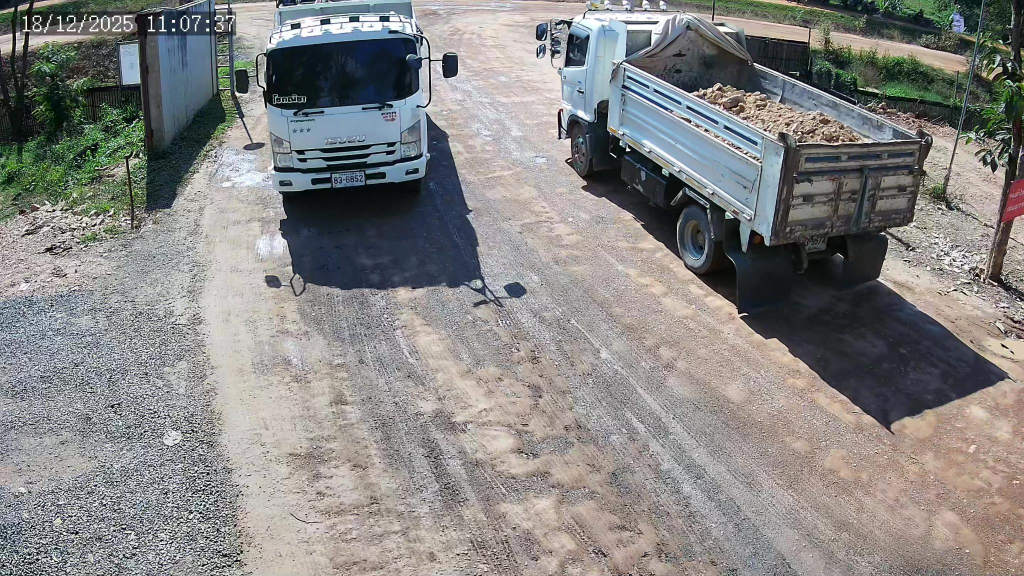
#> input picture data/D2_S20251218110644_E20251218111648_000055_jpg.rf.48bce0a48289831bd1b661f6f02f15df.jpg, 2048 x 1152 px (shown at 1/2 size)
$ python -i plate_enhance.py   (imports and definitions only)   (older library calls are emulated)
#> lines starting #> are read from the running program, lines starting #| are printed output that depends on the picture
#> further down, picture is the input picture: shape (1152, 2048, 3); mean B, G, R 131.5, 132.9, 133.7
"""Plate-image enhancement (vehicle mode only): sharpen/denoise before plate detection and enhance plate crop."""
import cv2
import numpy as np


def sharpen_and_denoise(image: np.ndarray, clahe_clip: float = 3.0, sharpen_amount: float = 0.5) -> np.ndarray:
#> called with clahe_clip = 3, sharpen_amount = 0.5
    if image is None or image.size == 0:
        return image

    lab = cv2.cvtColor(image, cv2.COLOR_BGR2LAB)
#> lab: shape (1152, 2048, 3); mean of channels 0, 1, 2 138.7, 128.3, 128.8
    lightness, channel_a, channel_b = cv2.split(lab)
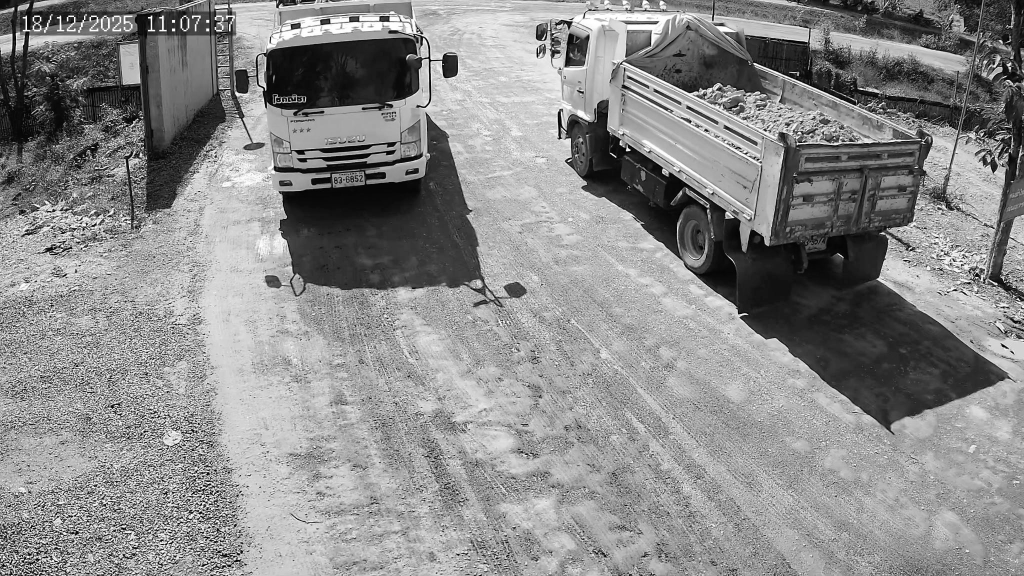
#> lightness: shape (1152, 2048) (shown at 1/2 size); min 0, max 255, mean 138.7
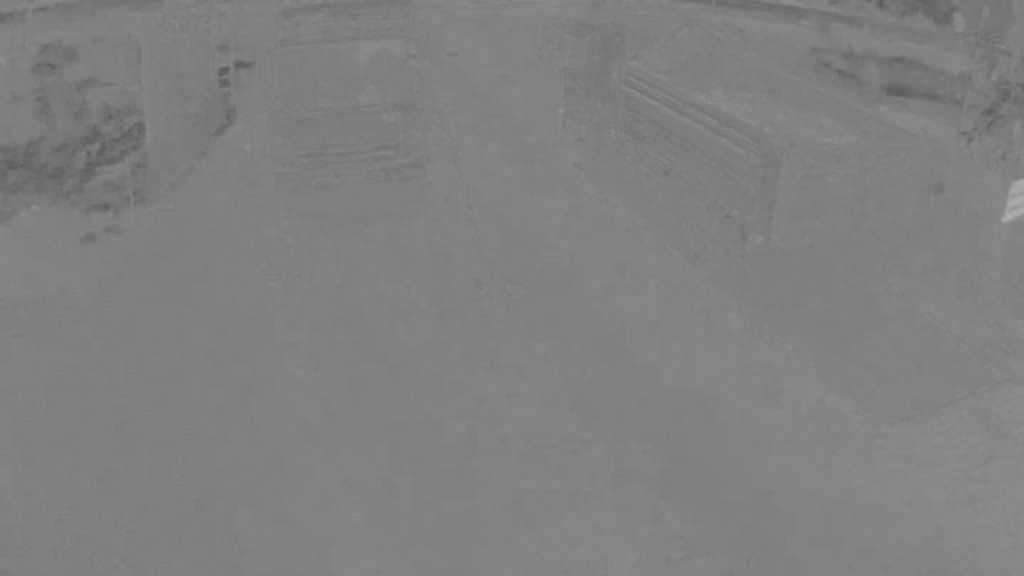
#> channel_a: shape (1152, 2048) (shown at 1/2 size); min 89, max 176, mean 128.3
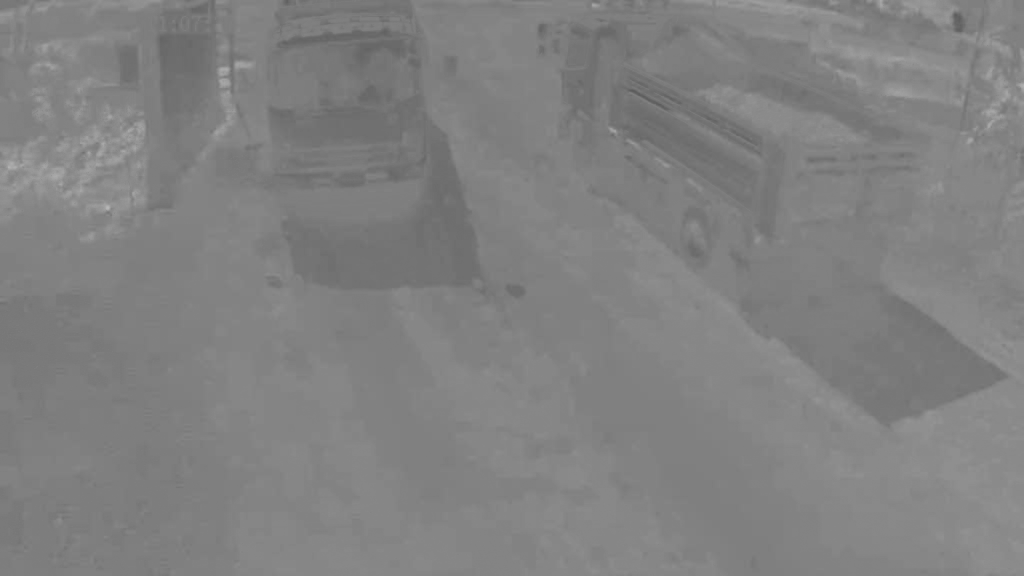
#> channel_b: shape (1152, 2048) (shown at 1/2 size); min 91, max 185, mean 128.8

    clahe = cv2.createCLAHE(clipLimit=clahe_clip, tileGridSize=(8, 8))
    lightness = clahe.apply(lightness)
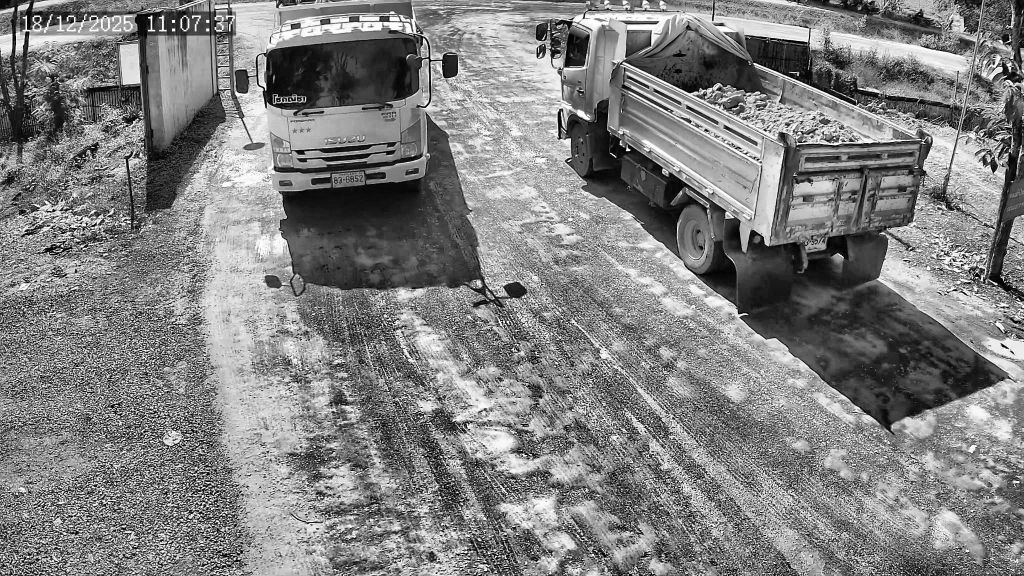
#> lightness: shape (1152, 2048) (shown at 1/2 size); min 0, max 255, mean 128.3

    enhanced = cv2.cvtColor(cv2.merge((lightness, channel_a, channel_b)), cv2.COLOR_LAB2BGR)
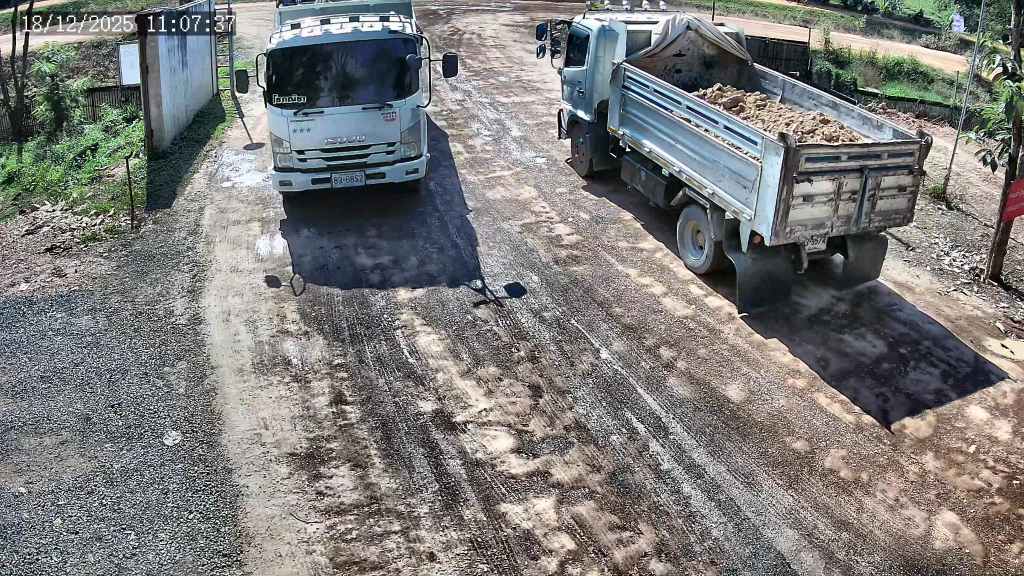
#> enhanced: shape (1152, 2048, 3) (shown at 1/2 size); mean B, G, R 121.6, 123.1, 123.6

    denoised = cv2.bilateralFilter(enhanced, 7, 45, 45)

    blurred = cv2.GaussianBlur(denoised, (0, 0), sigmaX=1.2)
    sharpened = cv2.addWeighted(denoised, 1 + sharpen_amount, blurred, -sharpen_amount, 0)

    return sharpened


def _sharpness(gray: np.ndarray) -> float:
    return float(cv2.Laplacian(gray, cv2.CV_64F).var())


# [44 lines left out: functions _richardson_lucy, enhance_plate_crop, not called in this run]

>>> import cv2
>>> picture = cv2.imread('../../data/D2_S20251218110644_E20251218111648_000055_jpg.rf.48bce0a48289831bd1b661f6f02f15df.jpg')
>>> result = sharpen_and_denoise(picture)

$ run again, on data/MARCH11_4_4762_jpg.rf.3f4986d5bb4cf7a0c7d55ca3eb5dd754.jpg
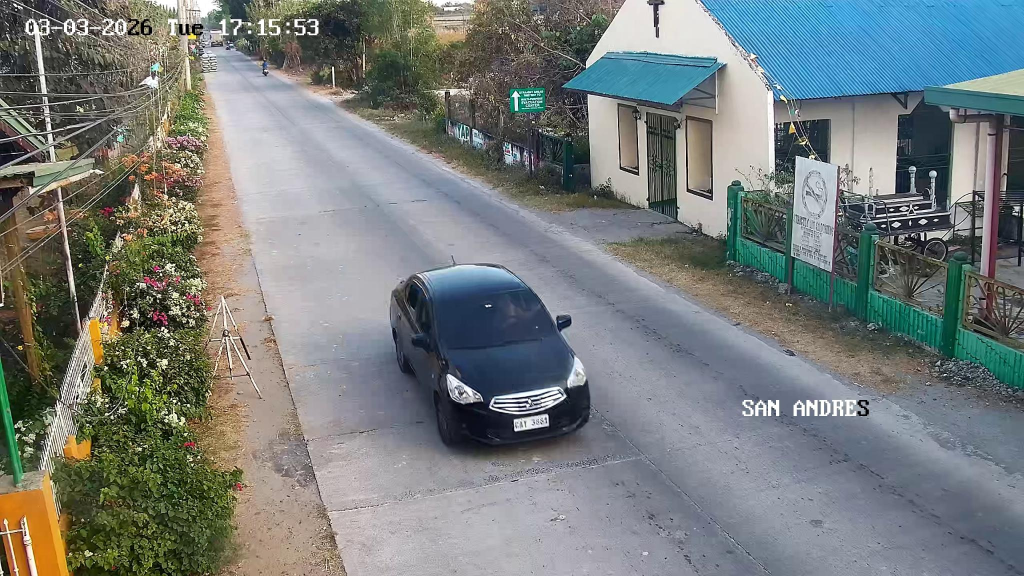
#> input picture data/MARCH11_4_4762_jpg.rf.3f4986d5bb4cf7a0c7d55ca3eb5dd754.jpg, 2048 x 1152 px (shown at 1/2 size)
#> picture is the input picture: shape (1152, 2048, 3); mean B, G, R 123.5, 124.6, 118.7
#> lab: shape (1152, 2048, 3); mean of channels 0, 1, 2 130.5, 126.8, 128.3
#> in sharpen_and_denoise, `lightness, channel_a, channel_b = cv2.split(lab)`:
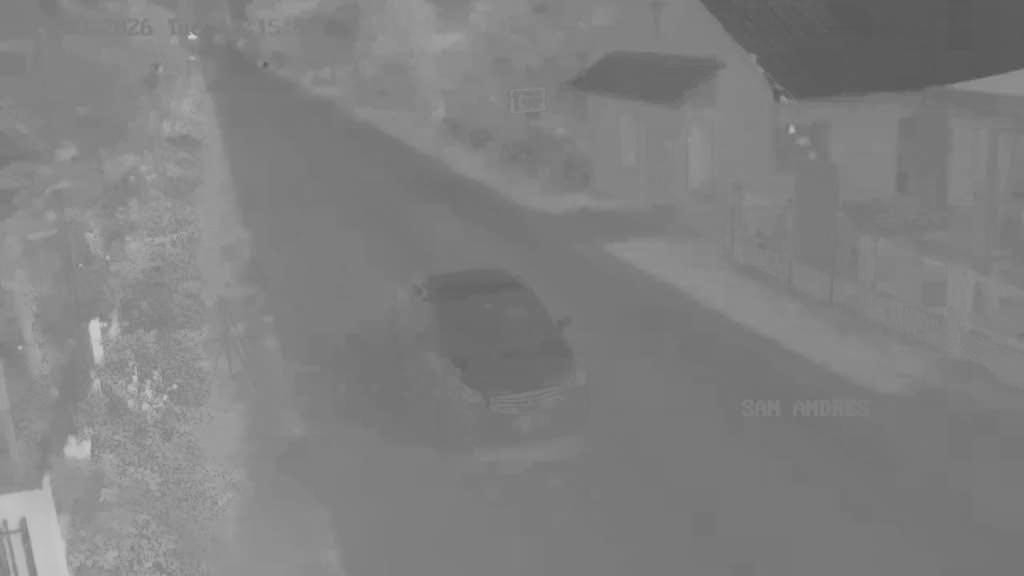
#> channel_b: shape (1152, 2048) (shown at 1/2 size); min 85, max 208, mean 128.3
#> in sharpen_and_denoise, `enhanced = cv2.cvtColor(cv2.merge((lightness, channel_a, channel_b)), ..`:
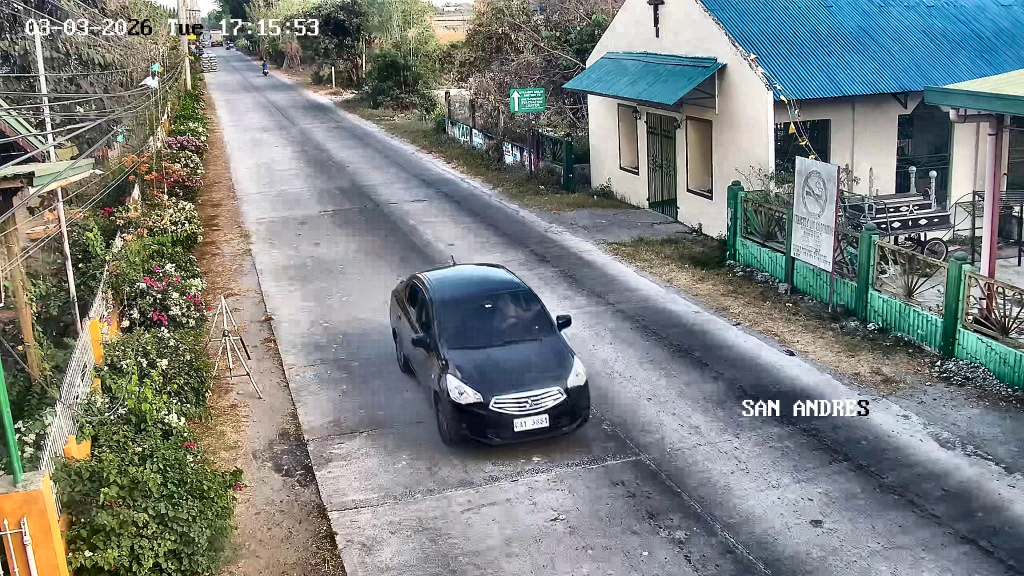
#> enhanced: shape (1152, 2048, 3) (shown at 1/2 size); mean B, G, R 127.3, 128.8, 123

$ run again, on data/MARCH13_5_851_jpg.rf.3b7d678fc3fff7fae24b113770b480f4.jpg
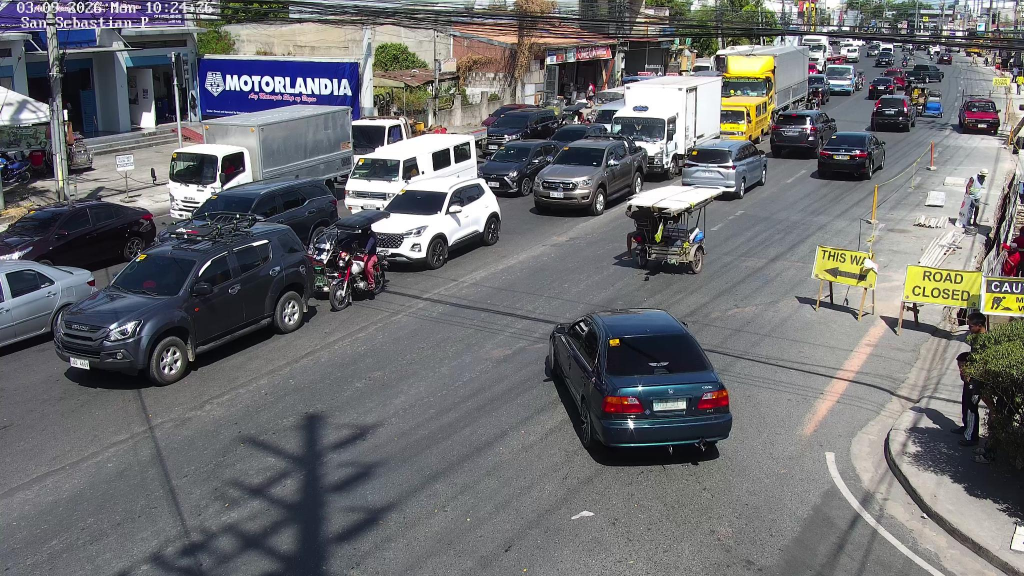
#> input picture data/MARCH13_5_851_jpg.rf.3b7d678fc3fff7fae24b113770b480f4.jpg, 2048 x 1152 px (shown at 1/2 size)
#> picture is the input picture: shape (1152, 2048, 3); mean B, G, R 111.4, 109.2, 108.5
#> lab: shape (1152, 2048, 3); mean of channels 0, 1, 2 115, 128.8, 126.5
#> in sharpen_and_denoise, `lightness, channel_a, channel_b = cv2.split(lab)`:
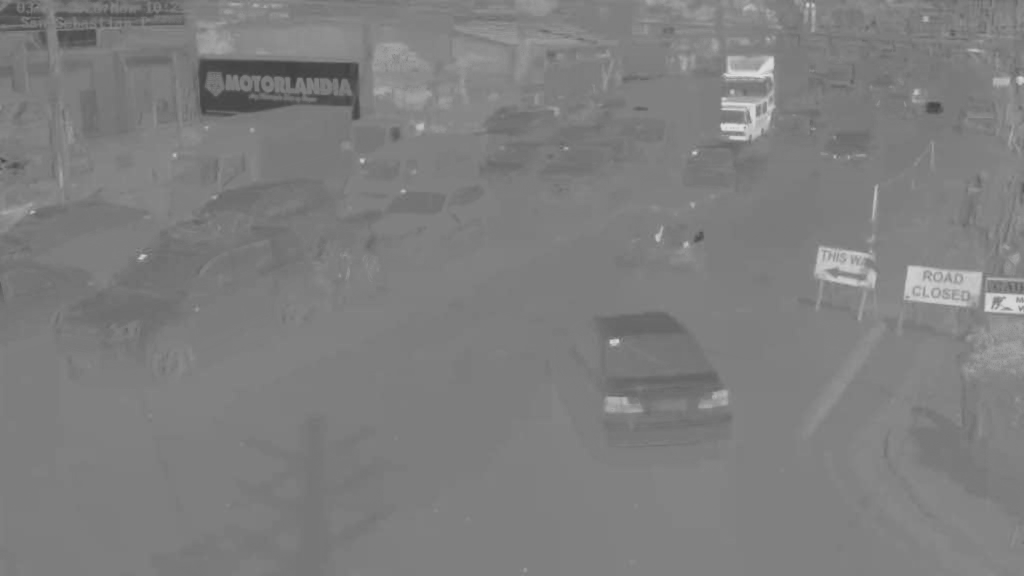
#> channel_b: shape (1152, 2048) (shown at 1/2 size); min 62, max 222, mean 126.5
#> in sharpen_and_denoise, `enhanced = cv2.cvtColor(cv2.merge((lightness, channel_a, channel_b)), ..`:
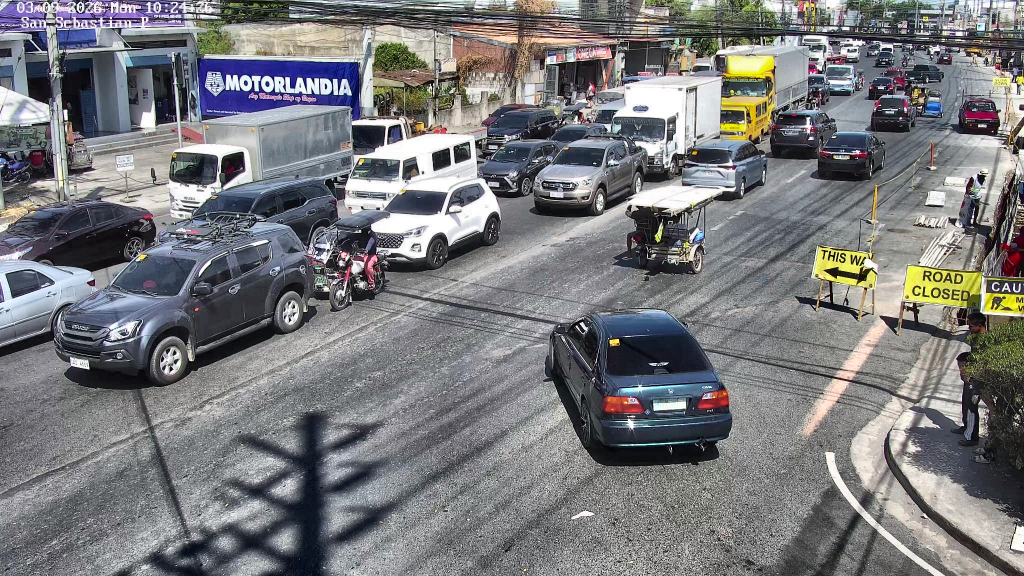
#> enhanced: shape (1152, 2048, 3) (shown at 1/2 size); mean B, G, R 123.5, 121.2, 120.6

$ run again, on data/MARCH13_9_2024_jpg.rf.00a93def3faec35c067607d7705950d3.jpg
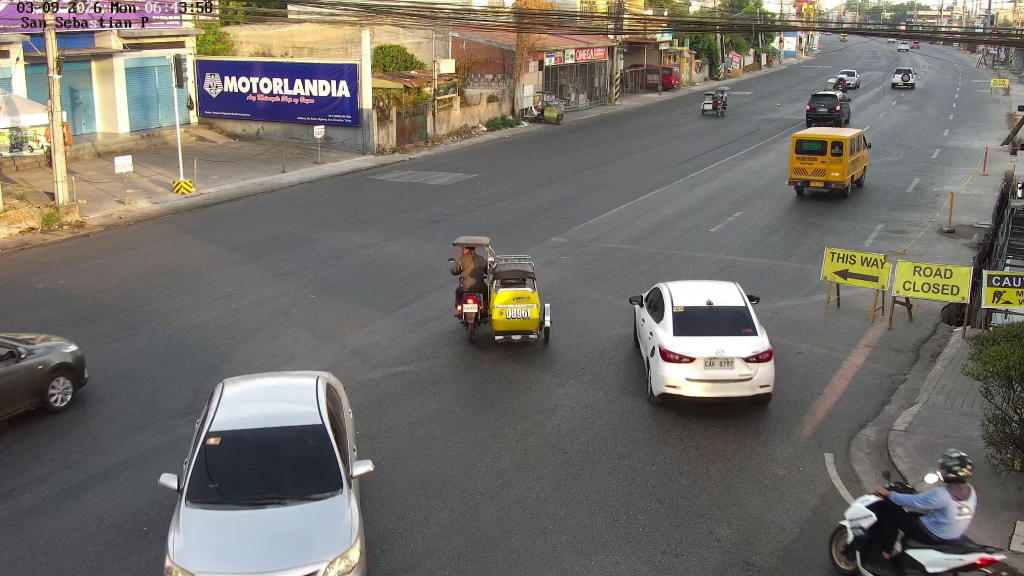
#> input picture data/MARCH13_9_2024_jpg.rf.00a93def3faec35c067607d7705950d3.jpg, 2048 x 1152 px (shown at 1/2 size)
#> picture is the input picture: shape (1152, 2048, 3); mean B, G, R 104.5, 111.1, 114.9
#> lab: shape (1152, 2048, 3); mean of channels 0, 1, 2 118.5, 128.8, 132
#> in sharpen_and_denoise, `lightness, channel_a, channel_b = cv2.split(lab)`:
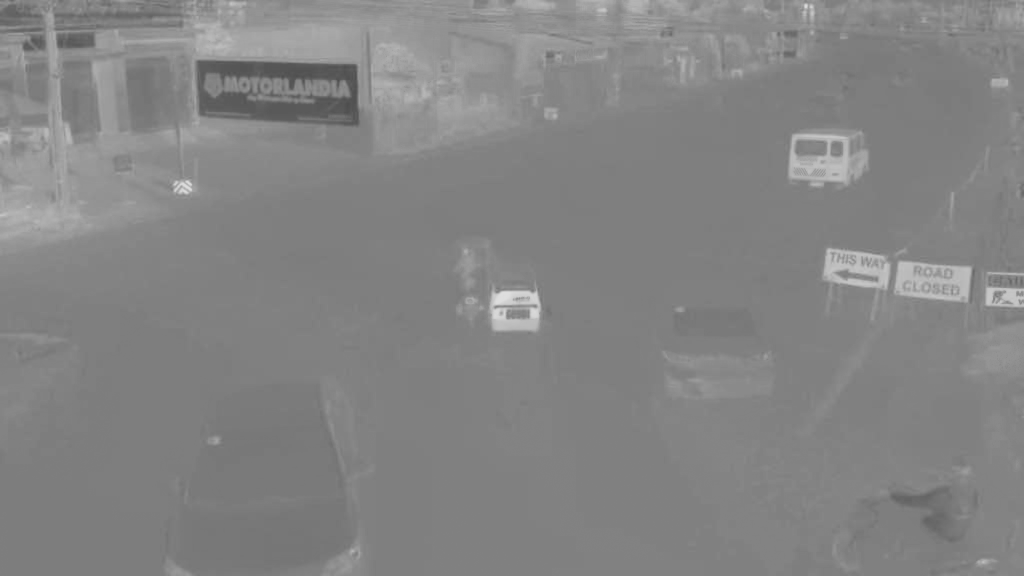
#> channel_b: shape (1152, 2048) (shown at 1/2 size); min 77, max 222, mean 132
#> in sharpen_and_denoise, `enhanced = cv2.cvtColor(cv2.merge((lightness, channel_a, channel_b)), ..`:
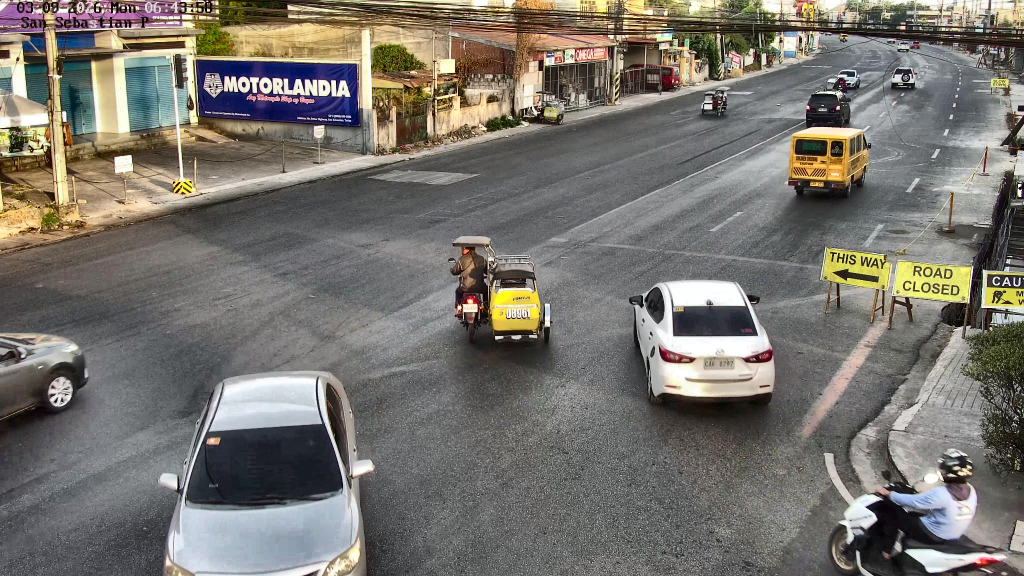
#> enhanced: shape (1152, 2048, 3) (shown at 1/2 size); mean B, G, R 109.1, 115.6, 119.2
